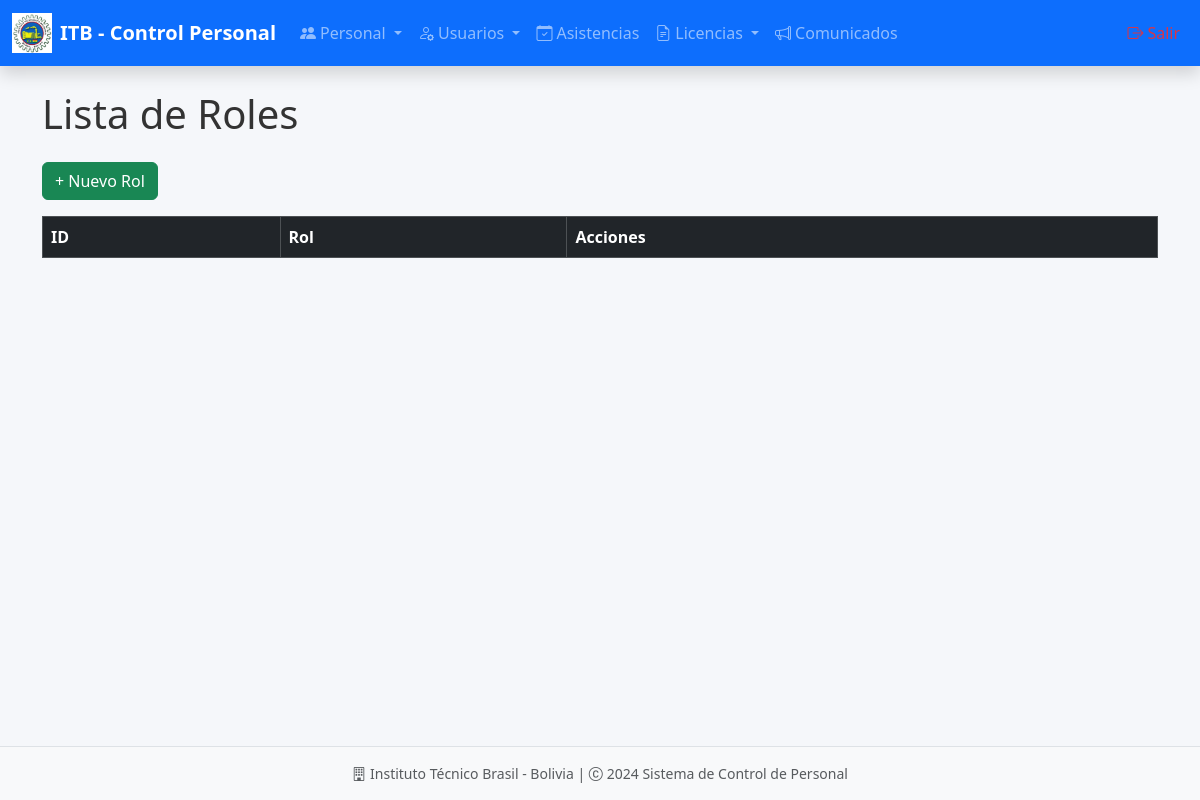
The page /roles/ on the database as committed earlier.
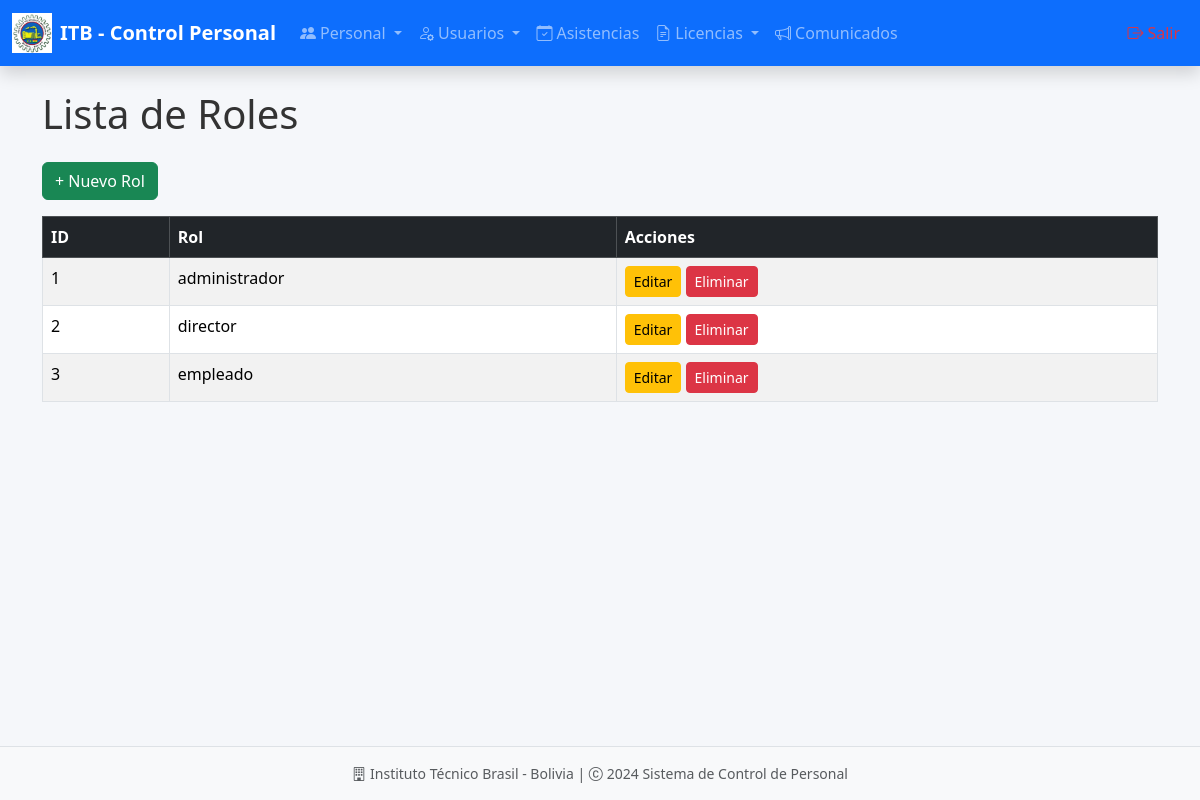
The same page on the database as committed later.
### models/rol_model.py (models this page shows, shortened)
class Rol(db.Model):
    __tablename__ = "roles"
    id = db.Column(db.Integer, primary_key=True)
    rol = db.Column(db.String(80), nullable=False)
    usuarios = db.relationship('Usuario', back_populates='rol', cascade='all, delete-orphan')
    @staticmethod
    def get_all():
        return Rol.query.all()
    def delete(self):
        db.session.delete(self)
        db.session.commit()

### controllers/rol_controller.py (the view)
@rol_bp.route("/")
def index():
    roles = Rol.get_all()
    return rol_view.list(roles)

### run.py (called while the page is built)
@app.context_processor
def inject_active_path():
    def is_active(path):
        return 'active' if request.path == path else ''
    return(dict(is_active = is_active))

### views/rol_view.py (called while the page is built)
def list(roles):
    return render_template("admin/roles/index.html", roles=roles)

### templates/admin/roles/index.html (shortened to what this page needs)
{% extends 'admin/base.html' %}
{% block content %}
<h1 class="mb-4">Lista de Roles</h1>
<a href="{{ url_for('rol.create') }}" class="btn btn-success mb-3">+ Nuevo Rol</a>
<table class="table table-striped table-bordered table-hover">
    <thead class="table-dark">
        <tr>
            <th>ID</th>
            <th>Rol</th>
            <th>Acciones</th>
        </tr>
    </thead>
    <tbody>
        {% for item in roles %}
        <tr>
            <td>{{ item.id }}</td>
            <td>{{ item.rol }}</td>
            <td>
                <a href="{{ url_for('rol.edit', id=item.id) }}" class="btn btn-warning btn-sm">Editar</a>
                <a href="{{ url_for('rol.delete', id=item.id) }}" class="btn btn-danger btn-sm"
                   onclick="return confirm('¿Estás seguro de eliminar este rol?');">Eliminar</a>
            </td>
        </tr>
        {% endfor %}
    </tbody>
</table>
{% endblock %}

Rows that differ between the two databases and show on the page:
added Rol: id "1", rol "administrador"
added Rol: id "2", rol "director"
added Rol: id "3", rol "empleado"
